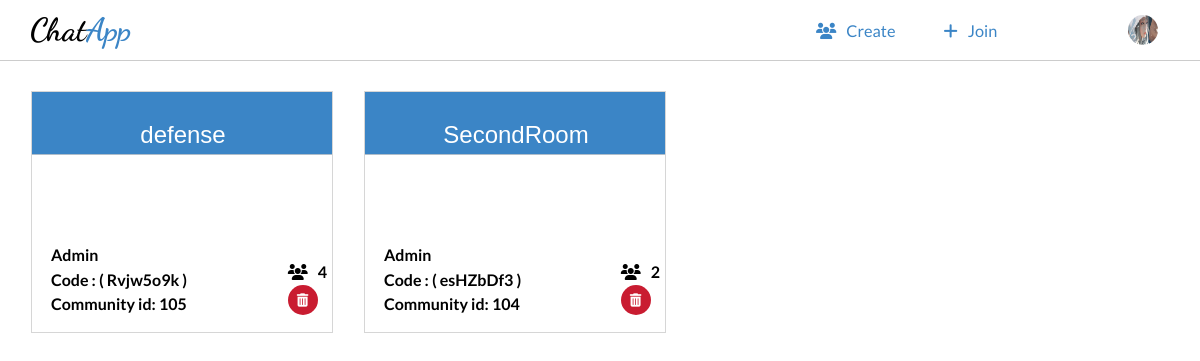
/main/index.php (signed in), run on the app's committed database.
### tables this page shows
CREATE TABLE `community_user` (
  `userid` int(11) NOT NULL,
  `username` varchar(30) NOT NULL,
  `email` varchar(255) NOT NULL,
  `password` varchar(150) NOT NULL,
  `uname` varchar(60) NOT NULL,
  `photo` varchar(200) NOT NULL,
  `access` int(1) NOT NULL,
  `verified` tinyint(1) DEFAULT 0,
  `activation_code` varchar(255) NOT NULL,
  `verification_id` varchar(255) NOT NULL,
  `reset_token` varchar(255) NOT NULL,
  `activation_expiry` datetime NOT NULL DEFAULT current_timestamp(),
  `created_at` timestamp NOT NULL DEFAULT current_timestamp(),
  `updated_at` datetime DEFAULT current_timestamp() ON UPDATE current_timestamp()
);

CREATE TABLE `community_member` (
  `chat_memberid` int(11) NOT NULL,
  `chatroomid` int(11) NOT NULL,
  `userid` int(11) NOT NULL
);

CREATE TABLE `community_chatgroup` (
  `chatroomid` int(11) NOT NULL,
  `date_created` datetime NOT NULL,
  `chat_password` varchar(30) NOT NULL,
  `userid` int(11) NOT NULL,
  `chat_name` varchar(30) DEFAULT NULL
);

### main/session_start.php (called while the page is built, shortened)
<?php
include('../dbconn.php');
$sq=mysqli_query($conn,"select * from `community_user` where userid='".$_SESSION['id']."'");
$srow=mysqli_fetch_array($sq);

### main/index.php (the view, shortened to what this page needs)
<?php
include_once "session_start.php";
?>
<!DOCTYPE html>
<html lang="en">
<head>
  <link rel="stylesheet" href="../css/style.css">
  <link rel="stylesheet" href="../css/media.css">
  <link rel="stylesheet" href="https://cdnjs.cloudflare.com/ajax/libs/font-awesome/6.1.1/css/all.min.css" />
</head>
<body style="position:relative;  height: 100vh;    ">
  <header class="header" id="header">
    <div class="logo">
      <a href="index.php">Chat<span>App</span></a>
    </div>
    <div class="createjoin">
      <a class="create" id="create" style="margin:0 45px 0 0 ;cursor:pointer;" onclick="createForm(),on()"><i class="fa fa-users" style="margin:0 10px 0 0 ;"></i>Create</a>
      <a class="join" id="join" onclick="on(),joinForm()"><i class="fa fa-plus" style="margin:0 10px 0 0 ;cursor:pointer;"></i>Join</a>
    </div>
    <div class="image" style="position: absolute; left: 94%; top: 15px;">
      <img src="../<?php if (empty($srow['photo'])) {
                      echo "images/profile.jpg";
                    } else {
                      echo $srow['photo'];
                    } ?>" class="__userinfo" onclick="openInfo(),on()" style="  width: 1.875rem;
height: 1.875rem;
border-radius: 30px;
">
    </div>
  </header>
  <main class="main-container" id="main-container" style="display: grid;  height:auto;">
    <div class="row" style="position:relative;width: inherit;height:inherit; display:flex; flex-wrap:wrap;">
      <?php
      $sql = "select * from community_member left join community_chatgroup on community_chatgroup.chatroomid=community_member.chatroomid where community_member.userid='" . $_SESSION['id'] . "' order by community_chatgroup.date_created desc";
      $query = mysqli_query($conn, $sql);
      while ($row = mysqli_fetch_array($query)) {
      ?>
        <div class="col-md-3" style="position: relative;margin: 30px  0  0 31px; max-width:100%; height:inherit;  ">
          <a style="margin:0;padding:0;margin: 0; padding: 0;position: absolute;height: 100%;width: 100%;" href="groupspace.php?id=<?php echo $row['chatroomid']; ?>">
            <div class="card" style="width: 300px;height:240px;  cursor:pointer; border:1px solid #cccc;">
              <div class="card-header" style="padding:1px;margin:0;  position: relative; height:60px;  background:rgba(59, 133, 198) ;border-bottom:1px solid #cccc;  ">
                <a style="position: absolute;height:60px;width:100%;" href="groupspace.php?id=<?php echo $row['chatroomid']; ?>">
                  <h1 style=" font-family:sans-serif; font-size:1.5em;font-weight:700;color:#fff;font-weight:100;border:none;"><?php echo $row['chat_name']; ?></h1>
                </a>
              </div>
              <div class="card-body">
                <?php
                $id = $row['chatroomid'];
                $cmem = mysqli_query($conn, "select * from community_member where chatroomid='$id'");
                ?>
                <h4 style="position: absolute;top:62%;left:85%;"><i class="fa fa-users" style="margin:0 10px 0 0 ;"></i><?php echo mysqli_num_rows($cmem); ?></h4>
                <h4 style="position: absolute;top:75%;left:20px;"><?php echo "Community id:" . " " . $row['chatroomid'] ?></h4>
                <div class="action">
                  <?php
                  $memb = mysqli_query($conn, "select * from community_chatgroup where userid='" . $_SESSION['id'] . "' and chatroomid='" . $row['chatroomid'] . "'");
                  if (mysqli_num_rows($memb) > 0) {
                  ?>
                    <form action="delete.php" method="post" >
                    <button onclick="on(),deleteConfirm()" style="position: absolute;top:80%;left:85%;background:rgba(201, 28, 49);width:30px;border-radius:30px;"><i class="fa fa-trash" aria-hidden="true"></i></button>
                    <h4 style="position: absolute;top:55%;left:20px;"><?php echo " Admin "; ?></h4>
                    <h4 style="position: absolute;top:65%;left:20px;"><?php echo "Code : ( " . $row['chat_password'] . " )" ?></h4>
                    </form>
                  <?php
                  }
                  ?>
                </div>
              </div>
            </div>
          </a>
        </div>
      <?php
      }
      ?>
    </div>
  </main>
</body>
</html>

### css/style.css (style rules this page uses)
body { padding: 0; margin: 0; box-sizing: border-box; line-height: 1.3; overflow: auto; }
* { text-decoration: none; font-family: "Lato", "Source Sans Pro", sans-serif; }
.header { position: relative; background: white; height: 60px; border-bottom: 1px solid rgb(128, 128, 128, 0.4); overflow: hidden; }
.logo a { font-family: "Dancing Script", cursive; position: absolute; font-size: 2em; font-weight: 800; top: 10px; left: 2.5%; color: #000; }
.logo a span { color: rgba(59, 133, 198); font-family: "Dancing Script", cursive; }
.createjoin { position: relative; left: 75%; width: 200px; top: 20px; }
.createjoin a { display: inline-block; font-size: 16.3px; font-weight: 500; color: rgba(59, 133, 198); }
main#main-container { position: absolute; width: 100%; background: #ffffff; height: auto; overflow: hidden; display: grid; }

### css/media.css (style rules this page uses)
@media (min-device-width: 800px) 
  and (max-device-width: 1050px) { .createjoin { position: relative; left:68%; width: 200px; top: 20px; } }
@media (min-device-width: 800px) 
  and (max-device-width: 1050px) { header .image { position: absolute; left: 94%; top: 15px; } }

### main/forms.php (style rules this page uses)
h1 { font-size: 2em; text-align: center; border-bottom: 1px solid rgba(128, 128, 128, 0.4); padding: 10px; font-family: 'Dancing Script', cursive; }
button { position: absolute; cursor: pointer; top: 65%; left: 37%; width: 70px; color: white; background: rgba(59, 133, 198); border-radius: 15px; border: none; height: 30px; }

### data on the page
community_user: photo (picture)
community_member: chatroomid.chat_name "defense", mysqli_num_rows($cmem) "4", chatroomid.chatroomid "105", chatroomid.chat_password "Rvjw5o9k"
community_member: chatroomid.chat_name "SecondRoom", mysqli_num_rows($cmem) "2", chatroomid.chatroomid "104", chatroomid.chat_password "esHZbDf3"
